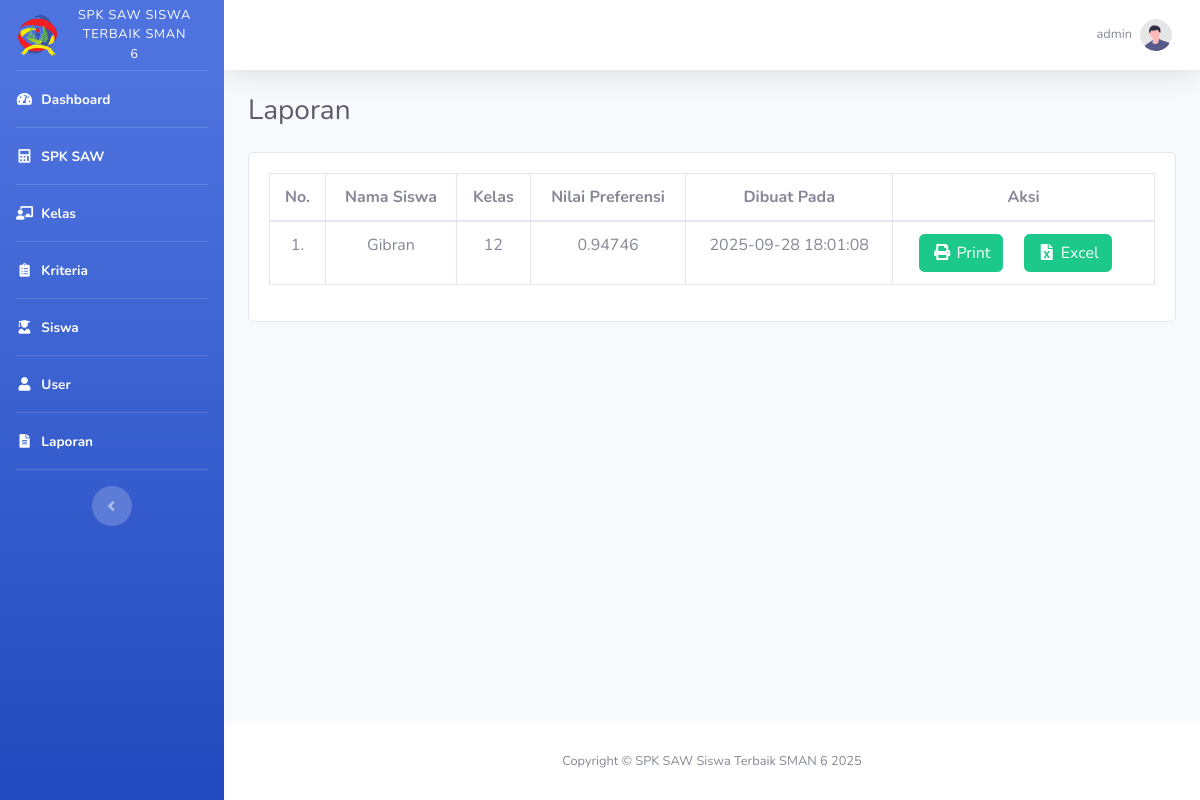
The app's page /laporan.php (signed in) with its own data.
### tables this page shows
CREATE TABLE `user` (
  `id_user` int(11) NOT NULL,
  `username` varchar(100) NOT NULL,
  `password` varchar(255) NOT NULL,
  `nama` varchar(100) NOT NULL,
  `jabatan` enum('Admin','Petugas') NOT NULL,
  `dibuat_pada` datetime NOT NULL
);

CREATE TABLE `hasil_saw` (
  `id_hasil_saw` int(11) NOT NULL,
  `id_alternatif` int(11) DEFAULT NULL,
  `id_kelas` int(11) NOT NULL,
  `nilai_preferensi_tertinggi` float DEFAULT NULL,
  `dibuat_pada` datetime NOT NULL
);

CREATE TABLE `alternatif` (
  `id_alternatif` int(11) NOT NULL,
  `nama_siswa` varchar(100) NOT NULL,
  `id_kelas` int(11) NOT NULL
);

CREATE TABLE `kelas` (
  `id_kelas` int(11) NOT NULL,
  `kelas` int(2) NOT NULL
);

### connection.php (called while the page is built, shortened)
<?php
	$host = 'localhost';
	$user = 'root';
	$pass = '';
	$database = 'spk_saw_siswa_terbaik_sman_6';
	$conn = mysqli_connect($host, $user, $pass, $database);
    if (isset($_SESSION['id_user'])) {
    	$id_user = $_SESSION['id_user'];
		$dataUser = mysqli_fetch_assoc(mysqli_query($conn, "SELECT * FROM user WHERE id_user = $id_user"));
	}
?>

### laporan.php (the view, shortened to what this page needs)
<?php
    require_once 'connection.php';
    $hasil_saw = mysqli_query($conn, "SELECT * FROM hasil_saw INNER JOIN kelas ON hasil_saw.id_kelas = kelas.id_kelas LEFT JOIN alternatif ON hasil_saw.id_alternatif = alternatif.id_alternatif");
?>
<!DOCTYPE html>
<html lang="en">
<head>
    <?php include_once 'include/head.php'; ?>
</head>
<body id="page-top">
    <div id="wrapper">
        <?php include_once 'include/sidebar.php'; ?>
        <div id="content-wrapper" class="d-flex flex-column">
            <div id="content">
                <?php include_once 'include/topbar.php'; ?>
                <div class="container-fluid">
                    <div class="d-sm-flex align-items-center justify-content-between mb-4">
                        <h1 class="h3 mb-0 text-gray-800">Laporan</h1>
                    </div>
                    <div class="row mb-5">
                        <div class="col">
                            <div class="card">
                                <div class="card-body">
                                    <div class="table-responsive">
                                        <table class="table table-bordered">
                                            <thead>
                                                <tr>
                                                    <th class="text-center">No.</th>
                                                    <th class="text-center">Nama Siswa</th>
                                                    <th class="text-center">Kelas</th>
                                                    <th class="text-center">Nilai Preferensi</th>
                                                    <th class="text-center">Dibuat Pada</th>
                                                    <th class="text-center">Aksi</th>
                                                </tr>
                                            </thead>
                                            <tbody>
                                                <?php $i = 1; ?>
                                                <?php foreach ($hasil_saw as $dk): ?>
                                                    <tr>
                                                        <td class="text-center"><?= $i++; ?>.</td>
                                                        <td class="text-center"><?= $dk['nama_siswa']; ?></td>
                                                        <td class="text-center"><?= $dk['kelas']; ?></td>
                                                        <td class="text-center"><?= $dk['nilai_preferensi_tertinggi']; ?></td>
                                                        <td class="text-center"><?= $dk['dibuat_pada']; ?></td>
                                                        <td class="text-center">
                                                            <a href="print.php?id_hasil_saw=<?= $dk['id_hasil_saw']; ?>" target="_blank" class="mr-3 btn btn-success"><i class="fas fa-fw fa-print"></i> Print</a>
                                                            <a href="print.php?id_hasil_saw=<?= $dk['id_hasil_saw']; ?>&file_excel=true" target="_blank" class="mr-3 btn btn-success"><i class="fas fa-fw fa-file-excel"></i> Excel</a>
                                                        </td>
                                                    </tr>
                                                <?php endforeach ?>
                                            </tbody>
                                        </table>
                                    </div>
                                </div>
                            </div>
                        </div>
                    </div>
                </div>
            </div>
            <footer class="sticky-footer bg-white">
                <div class="container my-auto">
                    <div class="copyright text-center my-auto">
                        <span>Copyright &copy; SPK SAW Siswa Terbaik SMAN 6 2025</span>
                    </div>
                </div>
            </footer>
        </div>
    </div>
</body>
</html>

### include/topbar.php (shortened to what this page needs)
<nav class="navbar navbar-expand navbar-light bg-white topbar mb-4 static-top shadow">
    <ul class="navbar-nav ml-auto">
        <li class="nav-item dropdown no-arrow">
            <a class="nav-link dropdown-toggle" href="#" id="userDropdown" role="button"
                data-toggle="dropdown" aria-haspopup="true" aria-expanded="false">
                <span class="mr-2 d-none d-lg-inline text-gray-600 small"><?= $dataUser['username']; ?></span>
                <img class="img-profile rounded-circle"
                    src="img/undraw_profile.svg">
            </a>
        </li>
    </ul>
</nav>

### records on screen
user: username "admin"
hasil_saw: id_alternatif.nama_siswa "Gibran", id_kelas.kelas "12", nilai_preferensi_tertinggi "0.94746", dibuat_pada "2025-09-28 18:01:08"
